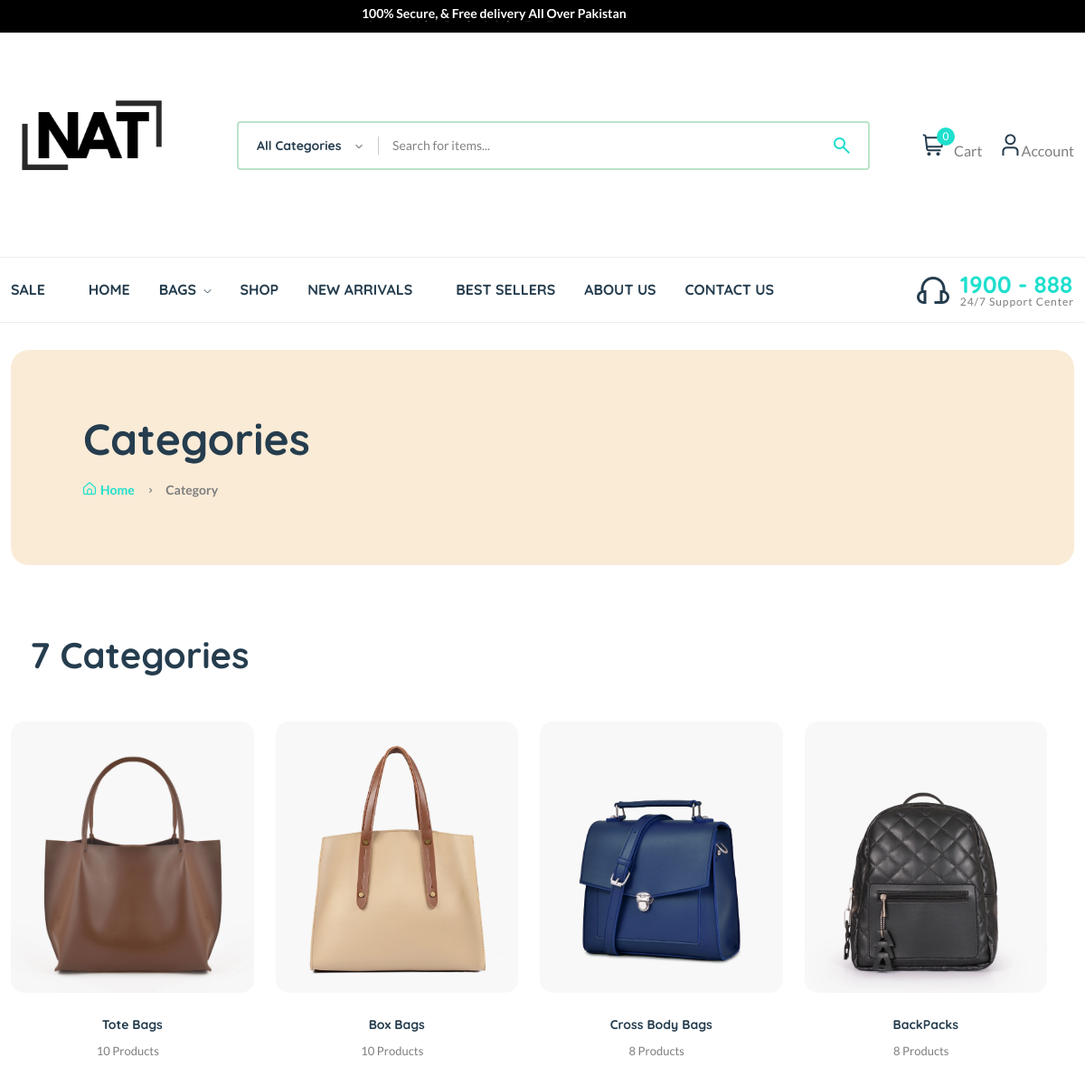
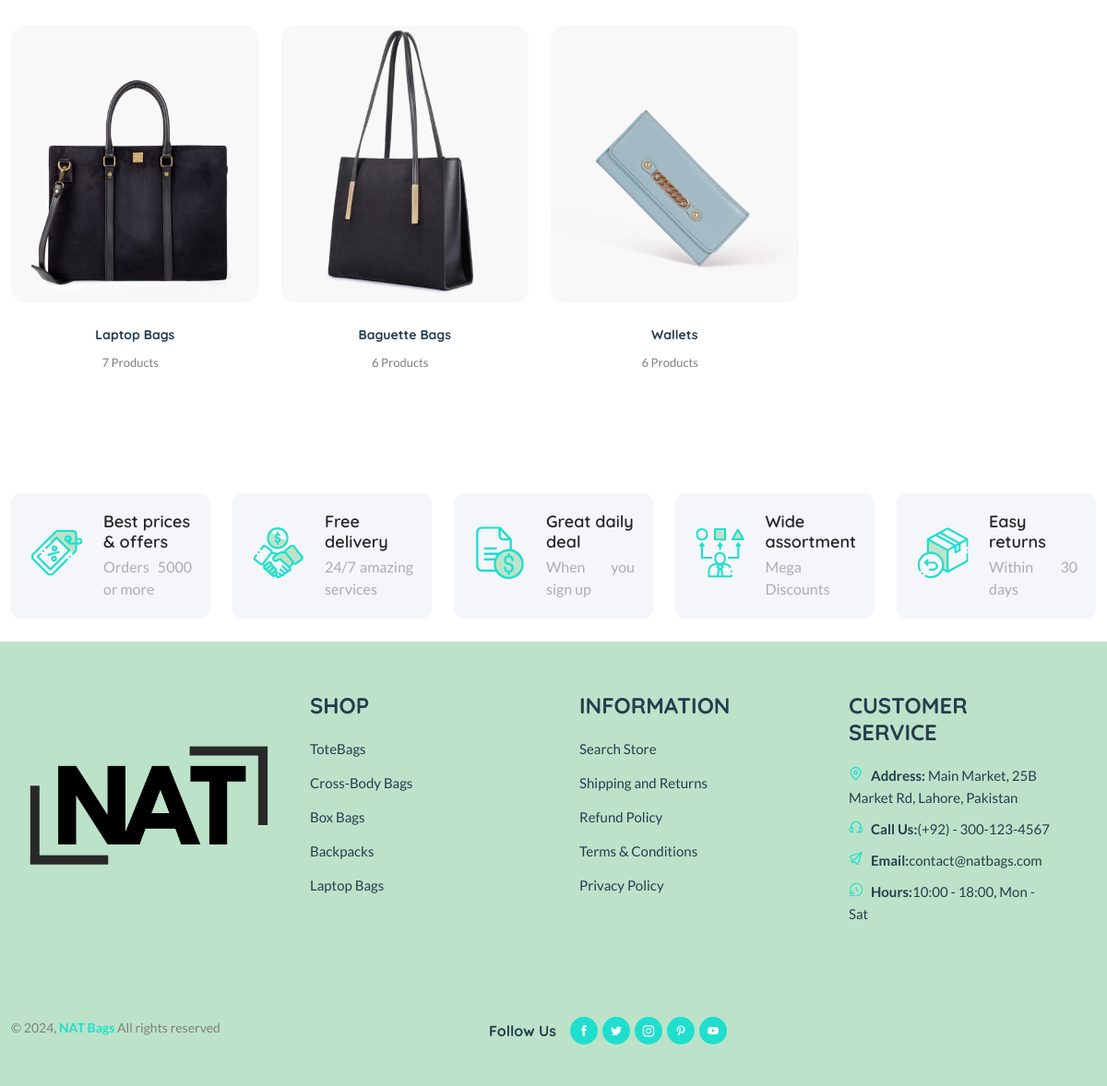
The page /category/ on the database its author committed (2 pictures, top to bottom).
### core/models.py (models this page shows, shortened)
class Category(models.Model):
    cid = ShortUUIDField(unique=True, length=10, max_length=20, prefix="cat", alphabet="abcdefgh12345")
    title = models.CharField(max_length=100, default="BAGS")
    image = models.ImageField(upload_to="category", default="category.jpg")
    class Meta:
        verbose_name_plural = "Categories"

### core/views.py (the view)
# urls.py: path("category/", category_list_view, name="category-list"),
def category_list_view(request):
    categories = Category.objects.all()
    context = {
        "categories":categories
    }
    return render(request, 'core/category-list.html', context)

### core/context_processor.py (called while the page is built)
def default(request):
    categories = Category.objects.all()
    vendors = Vendor.objects.all()
    min_max_price = Product.objects.aggregate(Min("price"), Max("price"))
    try:
        address = Address.objects.get(user=request.user)
    except:
        address = None
    return {
        'categories':categories,
        'address':address,
        'vendors':vendors,
        'min_max_price':min_max_price,
    }

### templates/core/category-list.html (shortened to what this page needs)
{% extends 'partials/base.html' %}
{% load static %}
{% block content %}
    <main class="main">
        <div class="page-header mt-30 mb-75">
            <div class="container">
                <div class="archive-header">
                    <div class="row align-items-center">
                        <div class="col-xl-3">
                            <h1 class="mb-15">Categories</h1>
                            <div class="breadcrumb">
                                <a href="{% url 'core:index' %}" rel="nofollow"><i class="fi-rs-home mr-5"></i>Home</a>
                                <span></span> Category
                            </div>
                        </div>
                    </div>
                </div>
            </div>
        </div>
        <div class="page-content mb-50">
            <div class="container">
                <div class="row">
                    <div class="col-lg-9">
                        <div class="shop-product-fillter mb-50 pr-30">
                            <div class="totall-product">
                                <h2>
                                    {{categories.count}} Categories
                                </h2>
                            </div>
                        </div>
    <div class="loop-grid pr-30">
        <div class="row ">
        {% for c in categories %}
        <article class="col-xl-3 col-lg-4 col-md-6 text-center hover-up mb-30 animated">
            <div class="post-thumb">
                <a href="{% url 'core:category-product-list' c.cid %}">
                    <img style="height: 300px; width: 300px; object-fit: cover;" class="border-radius-15" src="{{c.image.url}}" alt="" />
                </a>
            </div>
            <div class="entry-content-2">
                <h4 class="post-title mb-15">
                    <a href="{% url 'core:category-product-list' c.cid %}">{{ c.title }}</a>
                </h4>
                <div class="entry-meta font-xs color-grey mt-10 pb-10">
                    <div>
                        <span class="hit-count mr-10">{{c.category.count}} Product{{c.category.count|pluralize}}</span>
                    </div>
                </div>
            </div>
        </article>
        {% endfor %}
    </div>
</div>
                </div>
            </div>
        </div>
    </main>
{% endblock content %}

### templates/partials/base.html (shortened to what this page needs)
{% load static %}
<!DOCTYPE html>
<html class="no-js" lang="en">
<head>
    <link rel="stylesheet" href="{% static 'assets/css/plugins/slider-range.css' %}" />
    <link rel="stylesheet" href="{% static 'assets/css/main.css' %}" />
    <link href="https://cdnjs.cloudflare.com/ajax/libs/font-awesome/5.13.0/css/all.min.css" rel="stylesheet">
    <link rel="stylesheet" href="https://cdnjs.cloudflare.com/ajax/libs/font-awesome/6.0.0/css/all.min.css" />
</head>
<body>
    <header class="header-area header-style-1 header-height-2">
        <div class="header-top header-top-ptb-1 d-none d-lg-block" >
            <div class="container">
                <div class="row align-items-center">
                    <div class="col-xl-6 col-lg-4">
                        <div class="text-center">
                            <div id="news-flash" class="d-inline-block">
                                <ul>
                                    <li>100% Secure, & Free delivery All Over Pakistan</li>
                                </ul>
                            </div>
                        </div>
                    </div>
                </div>
            </div>
        </div>
        <div class="header-middle header-middle-ptb-1 d-none d-lg-block">
            <div class="container">
                <div class="header-wrap">
                    <div class="logo logo-width-1">
                        <a href="{% url 'core:index' %}"><img src="{% static 'assets/imgs/theme/logo.png' %}" alt="logo" /></a>
                    </div>
                    <div class="header-right">
                        <div class="search-style-2">
                            <form action="{% url 'core:search' %}" method="GET">
                                <input type="text" placeholder="Search for items..." name="q" />
                                <button class="material-symbols-outlined" type="submit"><span class="material-symbols-outlined">search</span></button>
                            </form>
                        </div>
                        <div class="header-action-right">
                            <div class="header-action-2">
                                <div class="header-action-icon-2">
                                    <a class="mini-cart-icon" href="{% url 'core:cart' %}">
                                        <img alt="Nest" src="{% static 'assets/imgs/theme/icons/icon-cart.svg' %}" />
                                        <span class="pro-count blue cart-items-count">{{ request.session.cart_data_obj|length }}</span>
                                    </a>
                                    <a href="{% url 'core:cart' %}"><span class="lable">Cart</span></a>
                                </div>
                                <div class="header-action-icon-2">
                                    <a href="{% url 'core:dashboard' %}">
                                        <img class="svgInject" alt="Nest" src="{% static 'assets/imgs/theme/icons/icon-user.svg' %}" />
                                    </a>
                                    <a href="{% url 'core:dashboard' %}"><span class="lable ml-0">Account</span></a>
                                </div>
                            </div>
                        </div>
                    </div>
                </div>
            </div>
        </div>
        <div class="header-bottom header-bottom-bg-color sticky-bar">
            <div class="container">
                <div class="header-wrap header-space-between position-relative">
                    <div class="header-nav d-none d-lg-flex">
                        <div class="main-menu main-menu-padding-1 main-menu-lh-2 d-none d-lg-block font-heading">
                            <nav>
                                <ul>
                                    <li class="hot-deals"><a href="{% url 'core:product-list' %}">SALE</a></li>
                                    <li>
                                        <a href="{% url 'core:index' %}">HOME</a>
                                    </li>
                                    <li>
                                        <a href="{% url 'core:category-list' %}">BAGS <i class="fi-rs-angle-down"></i></a>
                                    </li>
                                    <li>
                                        <a href="{% url 'core:product-list'  %}">SHOP</a>
                                    </li>
                                    <li class="hot-deals"><a href="{% url 'core:product-list' %}">NEW ARRIVALS</a></li>
                                    <li>
                                        <a href="{% url 'core:vendor-list' %}">BEST SELLERS </a>
                                    </li>
                                    <li>
                                        <a href="{% url 'core:about_us' %}" >ABOUT US</a>
                                    </li>
                                    <li>
                                        <a href="{% url 'core:contact' %}">CONTACT US</a>
                                    </li>
                                </ul>
                            </nav>
                        </div>
                    </div>
                    <div class="hotline d-none d-lg-flex">
                        <img src="{% static 'assets/imgs/theme/icons/icon-headphone.svg' %}" alt="hotline" />
                        <p>1900 - 888<span>24/7 Support Center</span></p>
                    </div>
                </div>
            </div>
        </div>
    </header>
    {% block content %}
    {% endblock content %}
    <footer class="main">
        <section class="featured section-padding">
            <div class="container">
                <div class="row">
                    <div class="col-lg-6-5 col-md-4 col-12 col-sm-6 mb-md-4 mb-xl-0">
                        <div class="banner-left-icon d-flex align-items-center wow fadeIn animated">
                            <div class="banner-icon">
                                <img src="{% static 'assets/imgs/theme/icons/icon-1.svg' %}" alt="" />
                            </div>
                            <div class="banner-text">
                                <h3 class="icon-box-title">Best prices & offers</h3>
                                <p>Orders 5000 or more</p>
                            </div>
                        </div>
                    </div>
                    <div class="col-lg-6-5 col-md-4 col-12 col-sm-6">
                        <div class="banner-left-icon d-flex align-items-center wow fadeIn animated">
                            <div class="banner-icon">
                                <img src="{% static 'assets/imgs/theme/icons/icon-2.svg' %}" alt="" />
                            </div>
                            <div class="banner-text">
                                <h3 class="icon-box-title">Free delivery</h3>
                                <p>24/7 amazing services</p>
                            </div>
                        </div>
                    </div>
                    <div class="col-lg-6-5 col-md-4 col-12 col-sm-6">
                        <div class="banner-left-icon d-flex align-items-center wow fadeIn animated">
                            <div class="banner-icon">
                                <img src="{% static 'assets/imgs/theme/icons/icon-3.svg' %}" alt="" />
                            </div>
                            <div class="banner-text">
                                <h3 class="icon-box-title">Great daily deal</h3>
                                <p>When you sign up</p>
                            </div>
                        </div>
                    </div>
                    <div class="col-lg-6-5 col-md-4 col-12 col-sm-6">
                        <div class="banner-left-icon d-flex align-items-center wow fadeIn animated">
                            <div class="banner-icon">
                                <img src="{% static 'assets/imgs/theme/icons/icon-4.svg' %}" alt="" />
                            </div>
                            <div class="banner-text">
                                <h3 class="icon-box-title">Wide assortment</h3>
                                <p>Mega Discounts</p>
                            </div>
                        </div>
                    </div>
                    <div class="col-lg-6-5 col-md-4 col-12 col-sm-6">
                        <div class="banner-left-icon d-flex align-items-center wow fadeIn animated">
                            <div class="banner-icon">
                                <img src="{% static 'assets/imgs/theme/icons/icon-5.svg' %}" alt="" />
                            </div>
                            <div class="banner-text">
                                <h3 class="icon-box-title">Easy returns</h3>
                                <p>Within 30 days</p>
                            </div>
                        </div>
                    </div>
                </div>
            </div>
        </section>
        <section class="section-padding footer-mid">
            <div class="container pt-15 pb-20">
                <div class="row">
                    <div class="col">
                        <div class="widget-about font-md mb-md-3 mb-lg-3 mb-xl-0">
                            <div class="logo mb-30">
                                <a href="{% url 'core:index' %}" class="mb-15"><img src="{% static 'assets/imgs/theme/logo.png' %}" alt="logo" /></a>
                            </div>
                        </div>
                    </div>
                    <div class="footer-link-widget col">
                        <h4 class="widget-title">SHOP</h4>
                        <ul class="footer-list mb-sm-5 mb-md-0">
                            <li><a href="#"> ToteBags</a></li>
                            <li><a href="#">Cross-Body Bags</a></li>
                            <li><a href="#">Box Bags</a></li>
                            <li><a href="#">Backpacks</a></li>
                            <li><a href="#">Laptop Bags</a></li>
                        </ul>
                    </div>
                    <div class="footer-link-widget col">
                        <h4 class="widget-title">INFORMATION</h4>
                        <ul class="footer-list mb-sm-5 mb-md-0">
                            <li><a href="#">Search Store</a></li>
                            <li><a href="#">Shipping and Returns</a></li>
                            <li><a href="#">Refund Policy</a></li>
                            <li><a href="#">Terms & Conditions</a></li>
                            <li><a href="#">Privacy Policy</a></li>
                        </ul>
                    </div>
                    <div class="footer-link-widget col">
                        <h4 class="widget-title">CUSTOMER SERVICE</h4>
                        <ul class="contact-infor">
                            <li><img src="{% static 'assets/imgs/theme/icons/icon-location.svg' %}" alt="" /><strong>Address: </strong> <span>Main Market, 25B Market Rd,
                                Lahore, Pakistan</span></li>
                            <li><img src="{% static 'assets/imgs/theme/icons/icon-contact.svg' %}" alt="" /><strong>Call Us:</strong><span>(+92) - 300-123-4567</span></li>
                            <li><img src="{% static 'assets/imgs/theme/icons/icon-email-2.svg' %}" alt="" /><strong>Email:</strong><span>contact@natbags.com</a></span></li>
                            <li><img src="{% static 'assets/imgs/theme/icons/icon-clock.svg' %}" alt="" /><strong>Hours:</strong><span>10:00 - 18:00, Mon - Sat</span></li>
                        </ul>
                    </div>
                    <div class="col-12 mb-30">
                    <div class="footer-bottom"></div>
                </div>
                <div class="col-xl-4 col-lg-6 col-md-6">
                    <p class="font-sm mb-0">&copy; 2024, <strong class="text-brand">NAT Bags</strong> All rights reserved</p>
                </div>
                <div class="col-xl-4 col-lg-6 col-md-6 text-end d-none d-md-block">
                    <div class="mobile-social-icon">
                        <h6>Follow Us</h6>
                        <a href="#"><img src="{% static 'assets/imgs/theme/icons/icon-facebook-white.svg' %}" alt="" /></a>
                        <a href="#"><img src="{% static 'assets/imgs/theme/icons/icon-twitter-white.svg' %}" alt="" /></a>
                        <a href="#"><img src="{% static 'assets/imgs/theme/icons/icon-instagram-white.svg' %}" alt="" /></a>
                        <a href="#"><img src="{% static 'assets/imgs/theme/icons/icon-pinterest-white.svg' %}" alt="" /></a>
                        <a href="#"><img src="{% static 'assets/imgs/theme/icons/icon-youtube-white.svg' %}" alt="" /></a>
                    </div>
                </div>
                                    </div>
            </div>
        </section>
    </footer>
</body>
</html>

### rows shown on the page
Category: image (picture), title "Tote Bags", category.count "10"
Category: image (picture), title "Box Bags", category.count "10"
Category: image (picture), title "Cross Body Bags", category.count "8"
Category: image (picture), title "BackPacks", category.count "8"
Category: image (picture), title "Laptop Bags", category.count "7"
Category: image (picture), title "Baguette Bags", category.count "6"
Category: image (picture), title "Wallets", category.count "6"

### other values the page prints
{{ request.session.cart_data_obj|length }} "0"
{{ categories.count }} "7"
